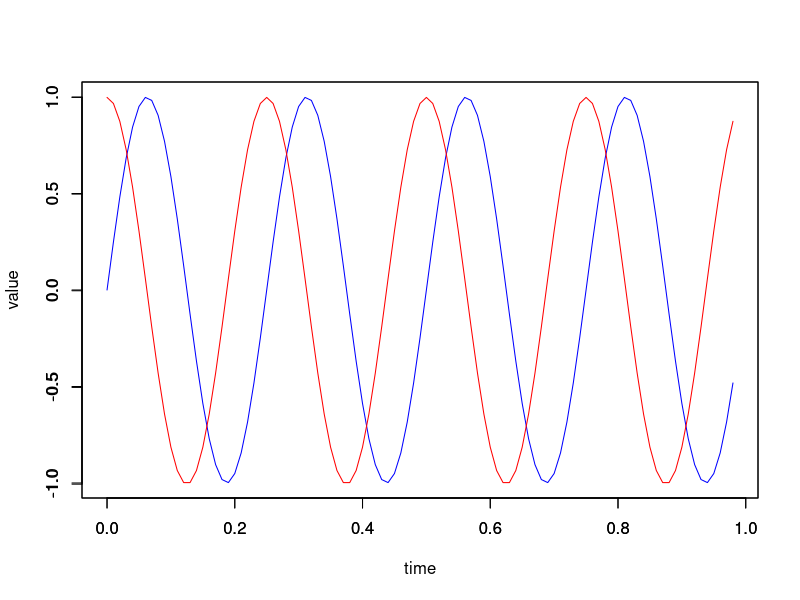

Recreate this plot in R.
## ---- chunk 1
knitr::opts_chunk$set(echo = TRUE)
## ---- chunk 2
t <- seq(0,0.98,0.01)
y1 <- sin(2*pi*4*t)
y2 <- cos(2*pi*4*t)

## ---- chunk 3
plot(t,y1,type = "l",col="blue",ylab = "value",xlab = "time")
par(new=TRUE)
plot(t,y2,type = "l",col="red",ylab = "",xlab = "")

